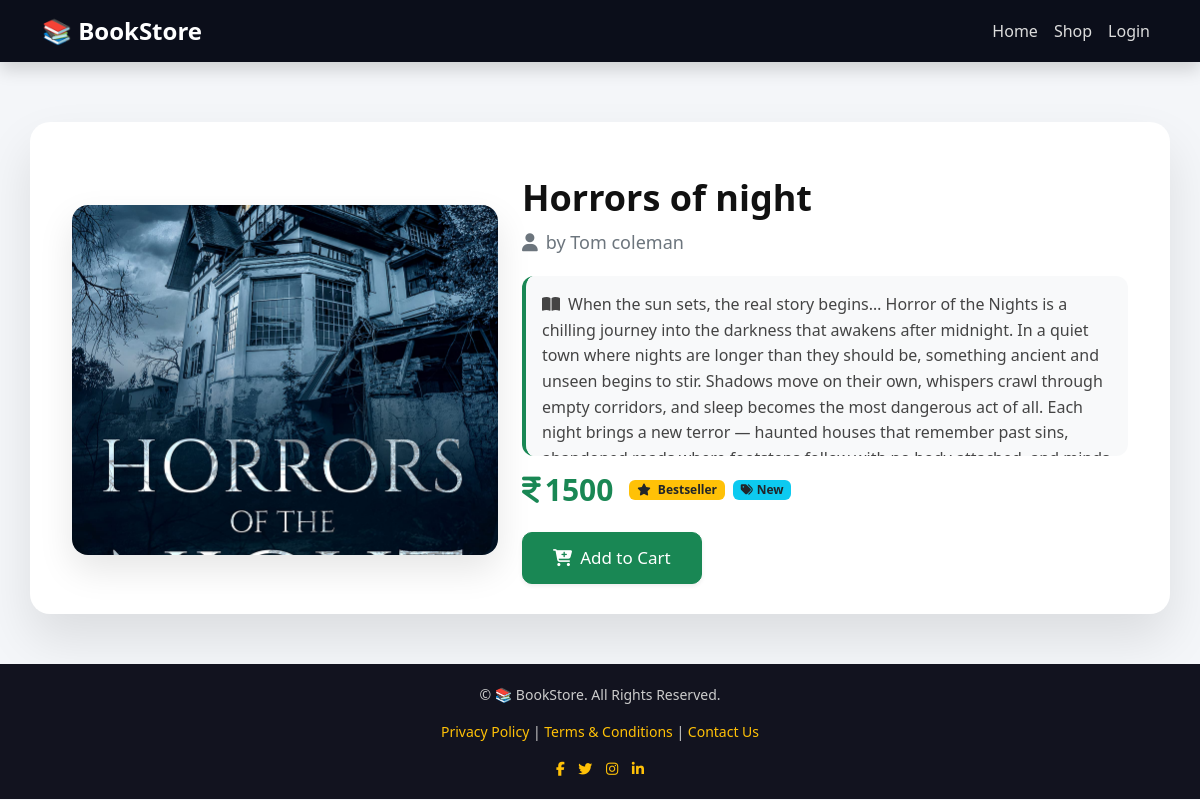
Screenshot of /book/1/ with the database file from the repository.
### store/models.py (models this page shows, shortened)
class Book(models.Model):
    category = models.ForeignKey(Category, on_delete=models.CASCADE)
    title = models.CharField(max_length=200)
    author = models.CharField(max_length=100)
    description = models.TextField()
    price = models.IntegerField()
    image = models.ImageField(upload_to='books/')
    available = models.BooleanField(default=True)

### store/views.py (the view)
# urls.py: path('book/<int:id>/', views.book_detail, name='book_detail'),
def book_detail(request, id):
    book = get_object_or_404(Book, id=id)
    return render(request, 'book_detail.html', {'book': book})

### store/templates/book_detail.html (shortened to what this page needs)
{% extends 'base.html' %}
{% block content %}
<div class="container mt-5">
<div class="book-detail-card row align-items-center g-4">
<div class="col-md-5 text-center mb-4 mb-md-0">
<img src="{{ book.image.url }}" class="img-fluid book-detail-img" alt="{{ book.title }}">
</div>
<div class="col-md-7">
<h2 class="book-detail-title">{{ book.title }}</h2>
<p class="book-detail-author">
<i class="fa-solid fa-user me-2"></i>by {{ book.author }}
</p>
<div class="book-detail-desc p-3 mb-3" style="background:#f8f9fa; border-radius:12px; max-height:180px; overflow-y:auto;">
<i class="fa-solid fa-book-open me-2"></i>{{ book.description }}
</div>
<div class="d-flex align-items-center mb-4">
<h4 class="book-price mb-0 me-3">
<i class="fa-solid fa-indian-rupee-sign me-1"></i>{{ book.price }}
</h4>
<span class="badge bg-warning text-dark me-2"><i class="fa-solid fa-star me-1"></i> Bestseller</span>
<span class="badge bg-info text-dark"><i class="fa-solid fa-tags me-1"></i>New</span>
</div>
<a href="{% url 'add_to_cart' book.id %}" class="btn btn-success btn-buy btn-lg shadow-sm">
<i class="fa-solid fa-cart-plus me-2"></i>Add to Cart
</a>
</div>
</div>
</div>
{% endblock %}

### store/templates/base.html (style rules this page uses)
body { font-family: 'Segoe UI', sans-serif; background:#f4f6f9; }

### store/templates/book_detail.html (style rules this page uses)
.book-detail-card { background:#fff; border-radius:20px; box-shadow:0 25px 50px rgba(0,0,0,.1); padding:30px; margin-top:50px; transition:all .3s ease; }
.book-detail-img { border-radius:16px; width:100%; height:350px; object-fit:cover; box-shadow:0 15px 35px rgba(0,0,0,.1); }
.book-detail-title { font-size:36px; font-weight:800; color:#111; margin-bottom:10px; }
.book-detail-author { font-size:18px; color:#6c757d; margin-bottom:20px; }
.book-detail-desc { font-size:16px; color:#444; line-height:1.6; border-left:4px solid #198754; }
.book-price { font-size:30px; font-weight:700; color:#198754; }
.btn-buy { padding:12px 30px; font-size:17px; border-radius:10px; transition:.3s; }

### rows the page displays
Book: image (picture), title "Horrors of night", author "Tom coleman", description "When the sun sets, the real story begins… Horror of the Nights is a chilling journey into the darkness that awakens after midnight. In a quiet town where nights are longer than they should be, something ancient and unseen begins to stir. Shadows move on their own, whispers crawl through empty corridors, and sleep becomes the most dangerous act of all. Each night brings a new terror — haunted houses that remember past sins,…", price "1500"
